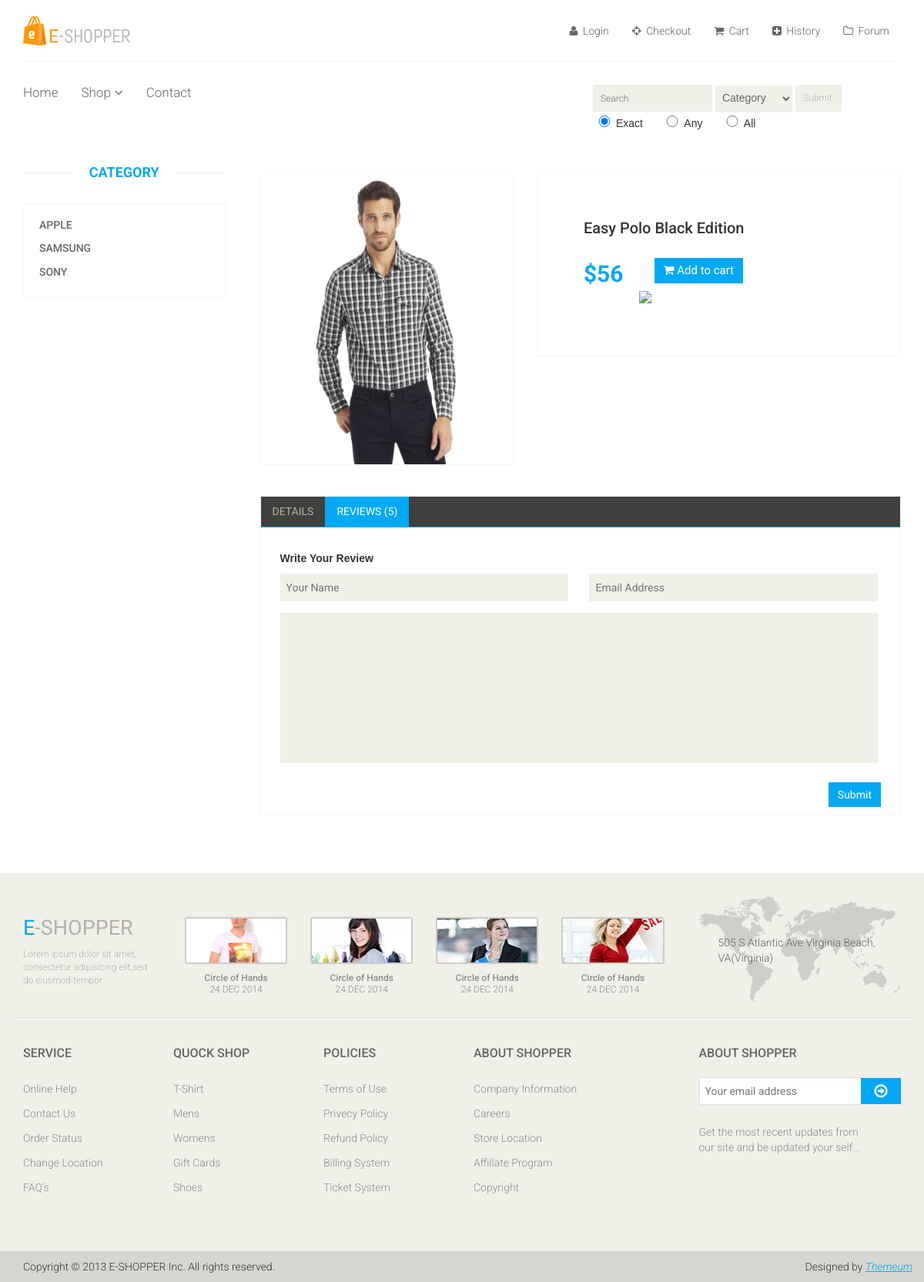
Page /product-details.php?index=1 on the committed database.
### tables this page shows
CREATE TABLE IF NOT EXISTS `category` (
  `ID` int(11) NOT NULL,
  `Name` varchar(15) NOT NULL
);

CREATE TABLE IF NOT EXISTS `item` (
  `ID` int(11) NOT NULL,
  `Name` varchar(45) DEFAULT NULL,
  `price` int(11) DEFAULT NULL,
  `image` varchar(100) DEFAULT NULL,
  `category` varchar(15) NOT NULL,
  `Detail` varchar(1000) NOT NULL
);

### product-details.php (the view, shortened to what this page needs)
<?php
   include("header.php");
?>
<body>
	<section>
		<div class='container'>
			<div class='row'>
				<?php
                    include("sidebar.php");
                ?>
				<div class='col-sm-9 padding-right'>
					<div class='product-details'>
						<?php
							$i = $_REQUEST["index"];
							$sel=mysql_query("select * from item where ID = '$i'");
							$image = mysql_result($sel,0,"image");
							$name = mysql_result($sel,0,"Name");
							$price = mysql_result($sel,0,"price");
							$detail = mysql_result($sel,0,"Detail");
							echo("
							<div class='col-sm-5'>
								<div class='view-product'>
									<img src='$image' alt='' />
								</div>
							</div>
							<div class='col-sm-7'>
								<div id ='d1' class='product-information'>
									<h2>$name</h2>
									<span>
										<span>$$price</span>
										<button id='btaddtocart'  type='button' onclick='addtocart();' class='btn btn-fefault cart'>
											<i class='fa fa-shopping-cart'></i>
											Add to cart
										</button><br>
										<a target=\"_blank\" href=\"https://www.nganluong.vn/button_payment.php?receiver=(Email chính tài khoản nhận tiền)&product_name=(Mã đơn đặt hàng)&price=(Tổng giá trị)&return_url=(URL thanh toán thành công)&comments=(Ghi chú về đơn hàng)\" ><img src=\"https://www.nganluong.vn/data/images/buttons/11.gif\"  border=\"0\" /></a>
									</span>
								</div>
							</div>
						</div>
					<div class='category-tab shop-details-tab'>
						<div class='col-sm-12'>
							<ul class='nav nav-tabs'>
								<li><a href='#details' data-toggle='tab'>Details</a></li>
								<li class='active'><a href='#reviews' data-toggle='tab'>Reviews (5)</a></li>
							</ul>
						</div>
						<div class='tab-content'>
							<div class='tab-pane fade' id='details' >
								$detail
							</div>
						");
						?>
							<?php
								include("comment.php");
							?>
						</div>
					</div>
				</div>
			</div>
		</div>
	</section>
</body>
<?php
   include("footer.php");
?>

### sidebar.php (shortened to what this page needs)
<div class='col-sm-3'>
	<div class='left-sidebar'>
		<h2>Category</h2>
		<div class='panel-group category-products' id='accordian'>
			<?php
				$sel = mysql_query("select * from category");
				while($arr=mysql_fetch_array($sel))
				{
					$name = $arr["Name"];
					echo "
						<div class='panel panel-default'>
							<div class='panel-heading'>
								<h4 class='panel-title'><a href='shop.php?cat=$name&i=1'>$name</a></h4>
							</div>
						</div>
					";
				}
			?>
		</div>
	</div>
</div>

### css/main.css (style rules this page uses)
body { font-family: 'Tahoma', sans-serif; background:; position: relative; font-weight:400px; }
ul li { list-style: none; }
a { -webkit-transition: 300ms; -moz-transition: 300ms; -o-transition: 300ms; transition: 300ms; }
h1, h2, h3, h4, h5, h6 { font-family: 'Roboto', sans-serif; }
.category-products { border: 1px solid #F7F7F0; margin-bottom: 35px; padding-bottom: 20px; padding-top: 15px; }
.left-sidebar h2, .brands_products h2 { color: #03a9f4; font-family: 'Roboto', sans-serif; font-size: 18px; font-weight: 700; margin: 0 auto 30px; text-align: center; text-transform: uppercase; position: relative; z-index:3; }
.left-sidebar h2:after, h2.title:after { content: " "; position: absolute; border: 1px solid #f5f5f5; bottom:8px; left: 0; width: 100%; height: 0; z-index: -2; }
.left-sidebar h2:before { content: " "; position: absolute; background: #fff; bottom: -6px; width: 130px; height: 30px; z-index: -1; left: 50%; margin-left: -65px; }
.category-products .panel { background-color: #FFFFFF; border: 0px; border-radius: 0px; box-shadow:none; margin-bottom: 0px; }
.category-products .panel-default .panel-heading { background-color: #FFFFFF; border: 0 none; color: #FFFFFF; padding: 5px 20px; }
.category-products .panel-default .panel-heading .panel-title a { color: #696763; font-family: 'Roboto', sans-serif; font-size: 14px; text-decoration: none; text-transform: uppercase; }
.padding-right { padding-right: 0; }
.category-tab { overflow: hidden; }
.category-tab ul { background: #40403E; border-bottom: 1px solid #03a9f4; list-style: none outside none; margin: 0 0 30px; padding: 0; width: 100%; }
.category-tab ul li a { border: 0 none; border-radius: 0; color: #B3AFA8; display: block; font-family: 'Roboto', sans-serif; font-size: 14px; text-transform: uppercase; }
.nav-tabs li.active a, .nav-tabs li.active a:hover, .nav-tabs li.active a:focus { -moz-border-bottom-colors: none; -moz-border-left-colors: none; -moz-border-right-colors: none; -moz-border-top-colors: none; background-color: #03a9f4; border:0px; color: #FFFFFF; cursor: default; margin-right:0; margin-left:0; }
.nav-tabs li a { border: 1px solid rgba(0, 0, 0, 0); border-radius: 4px 4px 0 0; line-height: 1.42857; margin-right:0; }
.product-details { overflow:hidden; }
.product-details { margin-bottom: 40px; overflow: hidden; margin-top: 10px; }
.view-product { position: relative; }
.view-product img { border: 1px solid #F7F7F0; height: 380px; width: 100%; }
.product-information { border: 1px solid #F7F7F0; overflow: hidden; padding-bottom: 60px; padding-left: 60px; padding-top: 60px; position: relative; }
.product-information h2 { color: #363432; font-family: 'Roboto', sans-serif; font-size: 20px; margin-top: 0; }
.product-information span { display: inline-block; margin-bottom: 8px; margin-top: 18px; }
.product-information span span { color: #03a9f4; float: left; font-family: 'Roboto', sans-serif; font-size: 30px; font-weight: 700; margin-right: 20px; margin-top: 0px; }
.cart { background: #03a9f4; border: 0 none; border-radius: 0; color: #FFFFFF; font-family: 'Roboto', sans-serif; font-size: 15px; margin-bottom: 10px; margin-left: 20px; }
.shop-details-tab { border: 1px solid #F7F7F0; margin-bottom: 75px; margin-left: 15px; margin-right: 15px; padding-bottom: 10px; }
.shop-details-tab .col-sm-12 { padding-left: 0; padding-right: 0; }

### rows in the picture
category: Name "APPLE"
category: Name "SAMSUNG"
category: Name "SONY"
item: image (picture), Name "Easy Polo Black Edition", price "56"
